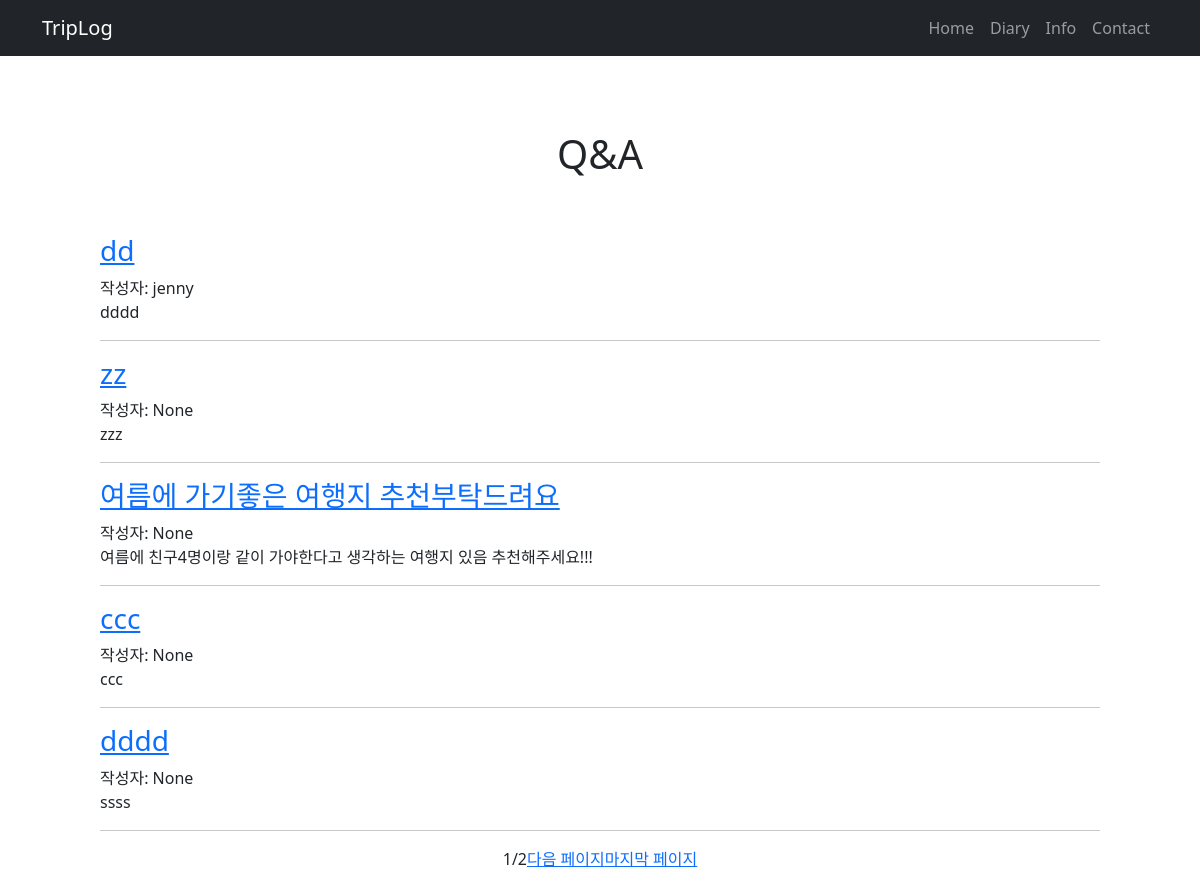
Page /contact/ on the committed database.
### contact/models.py (models this page shows, shortened)
class Post(models.Model):
    title = models.CharField(verbose_name="제목", max_length=128)
    image = models.ImageField(verbose_name='이미지', null=True, blank=True)
    body = models.TextField(verbose_name="내용", default="")
    created_at = models.DateTimeField(verbose_name="작성일", auto_now_add=True)
    photo = models.ImageField(verbose_name="이미지", blank=True, null=True, upload_to='blog_photo')
    author = models.ForeignKey(User, on_delete=models.CASCADE, null=True, related_name="contact_posts")

### contact/views.py (the view)
# urls.py: path('', views.post_list, name='home'),
def post_list(request):
    posts = Post.objects.all().order_by('-created_at')
    paginator = Paginator(posts, 5)
    pagnum = request.GET.get('page')
    posts = paginator.get_page(pagnum)
    return render(request, 'post_list.html', {'posts':posts})

### contact/templates/post_list.html (shortened to what this page needs)
{% extends "diaryhome.html" %}
{% load static %}
{% block content %}
<br>
<div div style="display: flex; justify-content: center; padding-top: 50px">
    <h1>Q&A</h1>
</div>
<br>
<br>
<div style="padding-left: 100px; padding-right: 100px;">
    {% for post in posts %}
    <h3><a href="{% url 'post_detail' post.id %}">{{post.title}}</a></h3>
    작성자: {{post.author}}<br>
    {{post.body}}
    <hr>
    {% endfor %}
</div>
<div style="display: flex; justify-content: center">
    <span> {{ posts.number }} </span>
    <span> / </span>
    <span> {{ posts.paginator.num_pages }} </span>
    {% if posts.has_next %}
    <a href="?page={{posts.next_page_number}}">다음 페이지</a>
    <a href="?page={{posts.paginator.num_pages}}">마지막 페이지</a>
    {% endif %}
    </body>
{% endblock %}

### rows in the picture
Post: title "dd", author "jenny", body "dddd"
Post: title "zz", author "None", body "zzz"
Post: title "여름에 가기좋은 여행지 추천부탁드려요", author "None", body "여름에 친구4명이랑 같이 가야한다고 생각하는 여행지 있음 추천해주세요!!!"
Post: title "ccc", author "None", body "ccc"
Post: title "dddd", author "None", body "ssss"

### other values in the picture
{{ posts.number }} "1"
{{ posts.paginator.num_pages }} "2"
